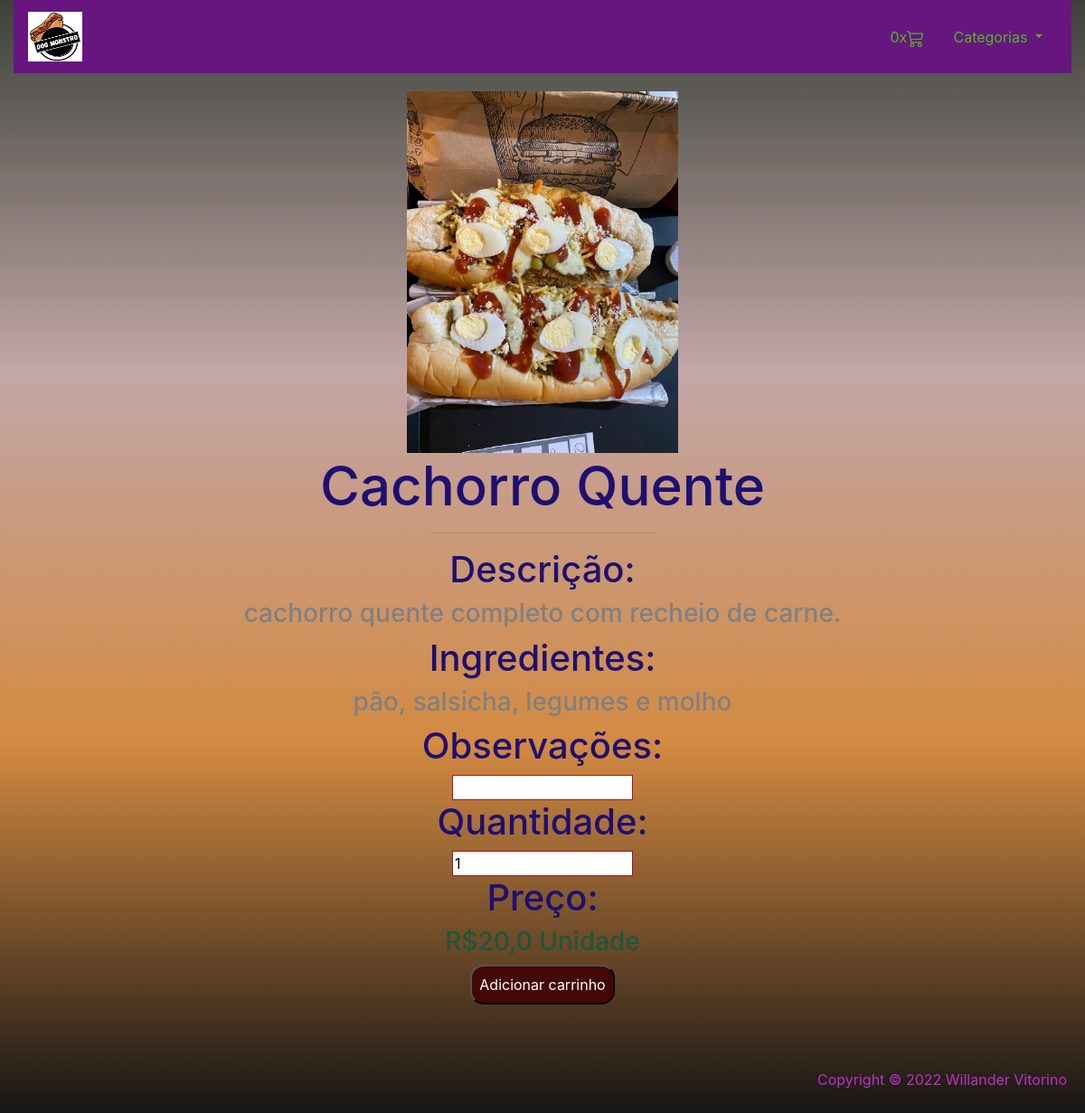
Screenshot of /produto/1 with the database file from the repository.
### produto/models.py (models this page shows, shortened)
class Produto(models.Model):
    nome_produto = models.CharField(max_length=500)
    img = models.ImageField(upload_to='post_img')
    categoria = models.ForeignKey(Categoria, on_delete=models.CASCADE)
    preco = models.FloatField()
    descricao = models.TextField()
    ingredientes = models.CharField(max_length=2000)
    ativo = models.BooleanField(default=True)

### produto/views.py (the view)
# urls.py: path('', include('produto.urls')),
def produto(request, id):
    if not request.session.get('carrinho'):
        request.session['carrinho'] = []
        request.session.save()
    erro = request.GET.get('erro')
    produto = Produto.objects.filter(id=id)[0]
    categorias = Categoria.objects.all()
    return render(request, 'produto.html', {'produto': produto,
                                            'carrinho': len(request.session['carrinho']),
                                            'categorias': categorias,
                                            'erro': erro})

### produto/models.py (called while the page is built)
    def __str__(self):
        return self.categoria

### produto/templates/produto.html (shortened to what this page needs)
{%extends 'base.html'%}
{% block 'conteudo'%}
<div class="container" style="align-items: center; text-align: center;">
    <img class="tamanhoImg" style="margin-top: 20px;" src="/media/{{produto.img}}">
    <h3 class="titulo tituloProduto">{{produto.nome_produto}}</h3>
    <hr style="width: 250px;">
    <h1 class="titulo subTituloProduto">Descrição: </h1>
    <h3 style="color: gray;">{{produto.descricao}}</h3>
    <h1 class="titulo subTituloProduto">Ingredientes: </h1>
    <h3 style="color: gray;">{{produto.ingredientes}}</h3>
    <form method="POST" action="{% url 'add_carrinho' %}">{% csrf_token %}
        <h1 class="titulo subTituloProduto">Observações: </h1>
        <input name="observacoes" class="observacoes" type="text">
        <h1 class="titulo subTituloProduto">Quantidade: </h1>
        <input name="quantidade" class="observacoes" type="number" min="1" max="200" value="1">
        <h1 class="titulo subTituloProduto">Preço: </h1>
        <h3>R${{produto.preco}} Unidade</h3>
        <input class="botao" type="submit" value="Adicionar carrinho">
    </form>
</div>
{%endblock%}

### static/css/css.css (style rules this page uses)
html { height: 100%; }
body { min-height: 100%; }
body { background: linear-gradient( #3c423a, #c2a6a8, #d48a41, #161515); color: rgb(30, 87, 58); }
.observacoes { border: 1px solid #aa141b; width: 200px; }
.tituloProduto { font-size: 60px; }
.subTituloProduto { font-size: 40px; }
.botao { background-color: #440707; color: white; padding: 8px; border-radius: 15px; transition: 0.2s; }
body { background-color: #FAF9F9; }
.titulo { color: #1e0f72; }
.tamanhoImg { width: 500px; }
@media (max-width: 1200px) { .tamanhoImg { width: 300px; } }

### rows the page displays
Produto: img (picture), nome_produto "Cachorro Quente", descricao "cachorro quente completo com recheio de carne.", ingredientes "pão, salsicha, legumes e molho", preco "20,0"

### other values shown
{{ carrinho }} "0"
